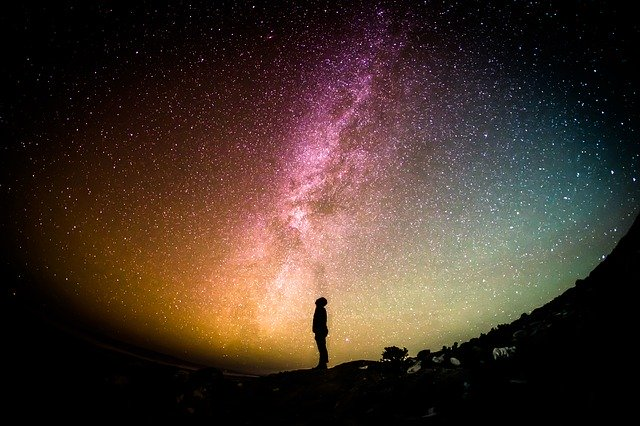
#> input picture star.jpg, 640 x 426 px, found by its file name
$ python calHist.py
#> lines starting #> are read from the running program, lines starting #| are printed output that depends on the picture
"""
calHist与histogram函数
"""

from cv2 import cv2 as cv
from matplotlib import pyplot as plt
import numpy as np


def cv_show(name, img):
    cv.imshow(name, img)
    k = cv.waitKey(0)
    if k == 27:
        cv.destroyAllWindows()


img = cv.imread('star.jpg')
#> img is the input picture: shape (426, 640, 3); mean B, G, R 41.6, 50.9, 67.4
# image：原图像，传入时[]括起来
# channels,灰度图用[0]括起来，彩色图像[0],[1],[2]括起来
# mask 整幅图为None,局部需传入掩模
# BIN的数目，[]括起来
# ranges 像素值范围
hist = cv.calcHist([img], [0], None, [256], [0, 256])
#> hist = 256 values, max 78797 at index 0, min 1 at index 249, mean 1065

# bins= np.histogram(img.ravel(), 256, [0, 256]);

# 绘直方图
# 简单方法-matplotlib  复杂函数-Opencv
# plt.hist(img.ravel(), 256, [0, 256])
# plt.show()
color = ('b', 'g', 'r')

# 对一个列表或数组既要遍历索引又要遍历元素时
# 使用内置 enumerrate 函数会有更加直接,优美的做法
# enumerate 会将数组或列表组成一个索引序列。
# 使我们再获取索引和索引内容的时候更加方便
for i, col in enumerate(color):
    histr = cv.calcHist([img], [i], None, [256], [0, 256])
    plt.plot(histr, color=col)
    plt.xlim([0, 256])
plt.show()
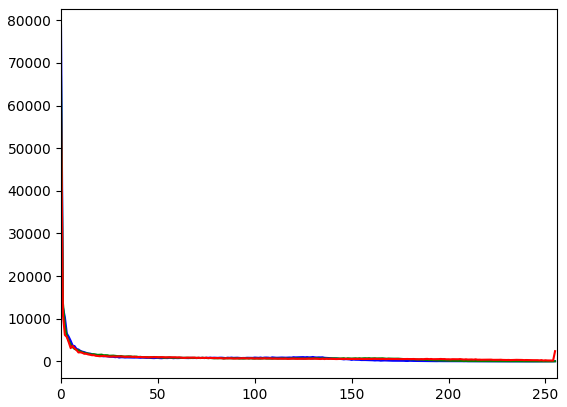
#> figure drawn by matplotlib, 1 panel; curve peaks at x = 0, y = 78797; curve peaks at x = 0, y = 66798; curve peaks at x = 0, y = 58508


# 局部函数
img = cv.imread('tree.jpg', 0)
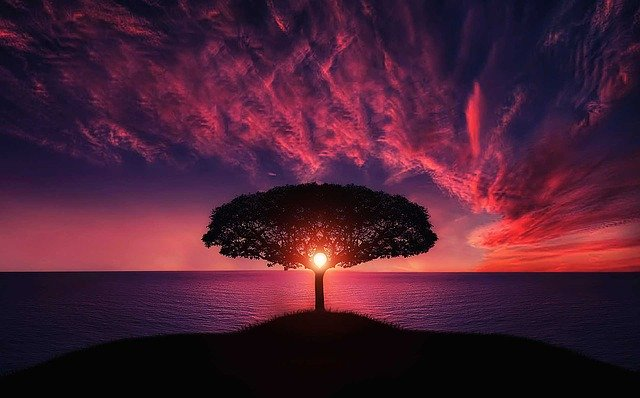
#> input picture tree.jpg, 640 x 398 px, found by its file name
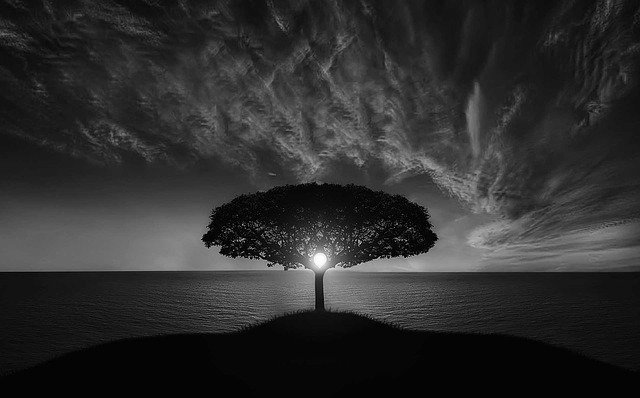
#> img: shape (398, 640); min 0, max 255, mean 45.7
# create a mask
mask = np.zeros(img.shape[:2], np.uint8)

mask[100:300, 100:400] = 255
masked_img = cv.bitwise_and(img, img, mask=mask)
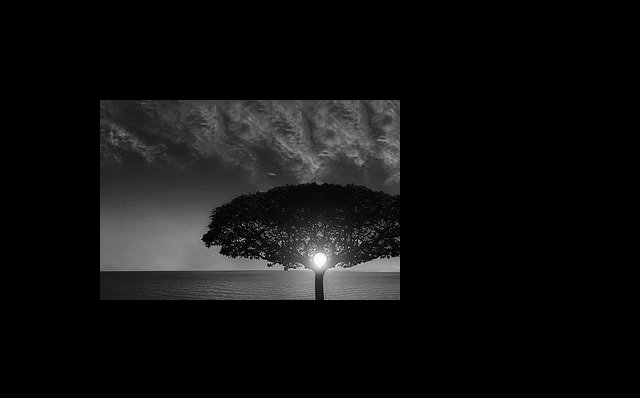
#> masked_img: shape (398, 640); min 0, max 255, mean 16
# Calculate histogram with mask and without mask
# Check third argument for masks
hist_full = cv.calcHist([img], [0], None, [256], [0, 256])
#> hist_full = 256 values, max 23443 at index 4, min 0 at index 210, mean 995
hist_mask = cv.calcHist([img], [0], mask, [256], [0, 256])
#> hist_mask = 256 values, max 852 at index 0, min 0 at index 210, mean 234.4
plt.subplot(221), plt.imshow(img, 'gray')
plt.subplot(222), plt.imshow(mask, 'gray')
plt.subplot(223), plt.imshow(masked_img, 'gray')
plt.subplot(224), plt.plot(hist_full), plt.plot(hist_mask)
plt.xlim([0, 256])

plt.show()
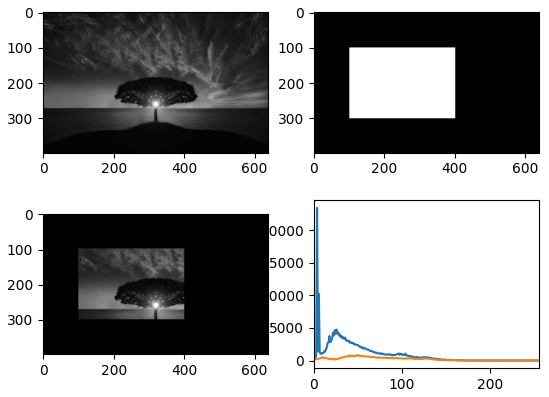
#> figure drawn by matplotlib, 4 panels; panel 4: curve peaks at x = 4, y = 23443; panel 4: curve peaks at x = 0, y = 852
